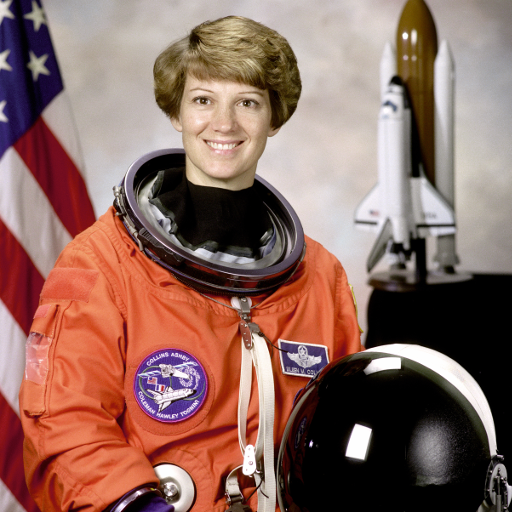
#> input picture skimage.data.astronaut(), 512 x 512 px
$ jupyter execute --allow-errors Seminar_4_wv.ipynb   (shell and % lines are left out)
#> lines starting #> are read from the running program, lines starting #| are printed output that depends on the picture; long printed decimals are rounded
<center>

# [Компьютерное зрение](https://cogmodel.mipt.ru/wiki/index.php/%D0%9A%D0%BE%D0%BC%D0%BF%D1%8C%D1%8E%D1%82%D0%B5%D1%80%D0%BD%D0%BE%D0%B5_%D0%B7%D1%80%D0%B5%D0%BD%D0%B8%D0%B5)

## <center> Семинар 4 - Интерполяция изображений, геометрия формирования изображения и калибровка камеры

<a target="_blank" href="https://colab.research.google.com/github/alexmelekhin/cv_course_2023/blob/main/seminars/seminar_04/Seminar_4.ipynb">

</a>

***

[cell 1]
from pathlib import Path

import cv2
import skimage
import numpy as np
import matplotlib.pyplot as plt

# Интерполяция изображений.

Задача - эффективно уменьшить/увеличить изображение.

Рассмотрим несколько методов интерполяции.

## а) Интерполяция по ближайшему пикселю

Самая простая и самая быстрая, однако она приводит к сильным артефактам.

## б) Билинейная интерполяция

Лучше по качеству, но требует больше вычислений и вдобавок размывает границы объектов.

## в) Бикубическая интерполяция

Еще лучше в непрерывных областях, но на границе возникает [эффект гало](https://ru.wikipedia.org/wiki/Гало) (более темная полоса вдоль темного края границы и светлая вдоль светлого).

## Примеры

Согласно учебнику [OpenCV](https://docs.opencv.org/3.4/da/d6e/tutorial_py_geometric_transformations.html) для **сжатия изображения** — наиболее предпочтительным методом интерполяции является `cv.INTER_AREA`,
**для увеличения изображения** — наиболее предпочтительны методы интерполяции: `cv.INTER_CUBIC` (медленный) и `cv.INTER_LINEAR`.

[cell 2]
interpolation_algorithm = [
    ("nearest", cv2.INTER_NEAREST),
    ("bilinear", cv2.INTER_LINEAR),
    ("bicubic", cv2.INTER_CUBIC),
    ("area", cv2.INTER_AREA),
    ("lanczos4", cv2.INTER_LANCZOS4)
]

def resize_by_factor(
    img: np.array,
    factor: float,
) -> None:

    height, width = img.shape[:2]
    height2, width2 = int(height*factor), int(width*factor)

    print(f'orig size: h={height}, w={width}, resised size: h={height2}, w={width2}')

    fig, axes = plt.subplots(
        nrows=len(interpolation_algorithm),
        sharex=True,
        sharey=True,
        figsize=(3, 20)
    )

    imgs = []
    for i in range(len(interpolation_algorithm)):

        img_resized = cv2.resize(
            src=img,
            dsize=(width2, height2),
            interpolation=interpolation_algorithm[i][1],
        )

        axes[i].imshow(img_resized, cmap='Greys_r')
        axes[i].set_title(
            f"{interpolation_algorithm[i][0]}, shape = {img_resized.shape}",
        )

### Оригинальное изображение

[cell 3]
IMG_PATH = "data/a_letter.png"

if not Path(IMG_PATH).exists():
    !git clone https://github.com/Ladanovasv/cv-course-2023.git
    !mv cv_course_2023/seminars/seminar_04/data .

a_letter_img = cv2.imread(IMG_PATH, cv2.IMREAD_GRAYSCALE)

plt.figure(figsize=(3, 3))
#> (the rest of this cell did not finish here and is left out)

### Увеличение

#> (a cell that did not finish here is left out)

### Уменьшение

#> (a cell that did not finish here is left out)


## Вопрос 1

Можно ли реализовать сжатие изображений на свертках? Как подбирать параметры ядра? Приведите примеры + код

**Ответ: да**
### реализация с помощью афинного преобразования

[cell 6]
def resize_image(image, t = [1, 1]):
    H, W = image.shape
    kernel = np.array([
          [t[0], 0,    0],
          [0,    t[1], 0],
          [0,    0,    1],
    ])
    # kernel = np.ones((5, 5)) / 25

    dst = np.zeros((int(H * t[1]), int(W * t[0])))
    for x in range(H):
        for y in range(W):

            p = np.dot(kernel, [x, y, 1])
            px, py = int(p[0]), int(p[1])
            if px >= 0 and px < W and py >= 0 and py < H:
                dst[py, px] = image[y, x]

    return dst
    return cv2.filter2D(image, -1, kernel)

def resize_visualization(
    img: np.array,
) -> None:

    plt.figure(figsize=(3, 3))
    plt.imshow(img, cmap="Greys_r")
    plt.title(f"Image, shape = {img.shape}")

[cell 7]
a_letter_img = cv2.imread(IMG_PATH, cv2.IMREAD_GRAYSCALE)
#> (the rest of this cell did not finish here and is left out)

[cell 8]
a_letter_img = cv2.imread(IMG_PATH, cv2.IMREAD_GRAYSCALE)
#> (the rest of this cell did not finish here and is left out)

[cell 9]
a_letter_img = cv2.imread(IMG_PATH, cv2.IMREAD_GRAYSCALE)
#> (the rest of this cell did not finish here and is left out)

[cell 10]
a_letter_img = cv2.imread(IMG_PATH, cv2.IMREAD_GRAYSCALE)
#> (the rest of this cell did not finish here and is left out)

# Трансформация изображений

Реализуется с помощью матриц 3x3

## Поворот (Rotation)

Входные параметры: угол поворота (angle)

```python
matrix = np.array([
      [np.cos(angle),  np.sin(angle), 0],
      [-np.sin(angle), np.cos(angle), 0],
      [0,              0,             1],
])
```

## Растяжение/сжатие (Scale)

Входные параметры: фактор растяжения (tx, ty)

```python
matrix = np.array([
      [t[0], 0,    0],
      [0,    t[1], 0],
      [0,    0,    1],
])
```

## Перенос (translation)

Входные параметры: фактор переноса (tx, ty)

```python
matrix = np.array([
      [1,  0, t[0]],
      [0,  1, t[1]],
      [0,  0,    1],
])
```

## Сдвиг (shearing)

Входные параметры: фактор сдвига (tx, ty)

```python
matrix_horisontal = np.array([
      [1,    t[0], 0],
      [t[1], 1,    0],
      [0,    0,    1],
])
```

## Вопрос 2

Реализуйте функцию, которая принимает изображение и матрицу преобразования, и реализует афинную трансформацию. Не забудьте про центрирование.

Идея - афинное перемещение пикселей изображения.

[cell 11]
def affine_transform(
    img: np.array,
    mat: np.array,
) -> np.array:

    # transfromed image
    transfromed_img = np.zeros_like(img)

    # image shape
    H, W = img.shape[:2]

    # center of the img
    cx, cy = (H + 1) // 2 - 1, (W + 1) // 2 - 1

    mat_centr = make_translation((cx, cy))
    mat_uncentr = make_translation((-cx, -cy))
    for x in range(H):
        for y in range(W):

            p = mat_centr @ mat @ mat_uncentr @ [x, y, 1]
            px, py = int(p[0]), int(p[1])
            if px >= 0 and px < W and py >= 0 and py < H:
                transfromed_img[py, px] = img[y, x]


    return transfromed_img

[cell 12]
def make_rotation(
    params,
) -> np.array:

    angle = params[0]

    mat = np.array([
      [np.cos(angle),  np.sin(angle), 0],
      [-np.sin(angle), np.cos(angle), 0],
      [0,              0,             1],
])

    return mat

def make_scaling(
    params,
) -> np.array:

    tx, ty = params[0], params[1]

    mat = np.array([
      [tx, 0,    0],
      [0,    ty, 0],
      [0,    0,    1],
])

    return mat

def make_translation(
    params,
) -> np.array:

    tx, ty = params[0], params[1]

    mat = np.array([
      [1,  0, tx],
      [0,  1, ty],
      [0,  0,    1],
])

    return mat

def make_shearing(
    params,
) -> np.array:

    tx, ty = params[0], params[1]

    mat = np.array([
      [1,    tx, 0],
      [ty, 1,    0],
      [0,    0,    1],
])

    return mat

Проверьте код на примере изображения c астронавтом

[cell 13]
import ipywidgets
from skimage import data

img = data.astronaut()
#> img is the input picture: shape (512, 512, 3); mean R, G, B 141.6, 105.8, 96.5

#resize image for much faster affine processing
img = cv2.resize(
    src=img,
    dsize = None,
    fx=0.3,
    fy=0.3,
    interpolation=cv2.INTER_AREA,
)
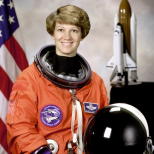
#> img: shape (154, 154, 3); mean R, G, B 141.2, 105.5, 96.3
#> the sliders are set to angle = 0.0

@ipywidgets.interact(
    angle=ipywidgets.FloatSlider(
        min=-3.14, max=3.14,
        step=0.01, value=0.,
    ),
)
def play_with_params(
    angle: float
) -> None:

    # an example
    mat = make_rotation(
        (angle,),
    )

    transformed_img = affine_transform(
        img=img,
        mat=mat
    )

    median = cv2.medianBlur(transformed_img, 3)
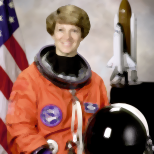
#> median: shape (154, 154, 3); mean R, G, B 141.5, 105.5, 96
#> the sliders are set to trans_tx = 0.0, trans_ty = 0.0, scale_tx = 1.0, scale_ty = 1.0, shearing_tx = 0.0, shearing_ty = 0.0, angle = 0.0
    plt.imshow(median)

## Вопрос 3

Запустите все 4 преобразования. Изменяйте параметры алгоритма. Имеются ли пиксели, которые никуда не перешли в результате трансформации? Что с ними можно сделать?

**Ответ:  я просто обрезала**

[cell 14]
import ipywidgets
from skimage import data

img = data.astronaut()

#resize image for much faster affine processing
img = cv2.resize(
    src=img,
    dsize = None,
    fx=0.3,
    fy=0.3,
    interpolation=cv2.INTER_AREA,
)

@ipywidgets.interact(
    trans_tx=ipywidgets.FloatSlider(
        min=-50, max=50,
        step=1, value=0.,
    ),

    trans_ty=ipywidgets.FloatSlider(
        min=-50, max=50,
        step=1, value=0.,
    ),

    scale_tx=ipywidgets.FloatSlider(
        min=0.5, max=3,
        step=0.01, value=1.,
    ),

    scale_ty=ipywidgets.FloatSlider(
        min=0.5, max=3,
        step=0.01, value=1.,
    ),

    shearing_tx=ipywidgets.FloatSlider(
        min=0, max=3,
        step=0.01, value=0.,
    ),

    shearing_ty=ipywidgets.FloatSlider(
        min=0, max=3,
        step=0.01, value=0.,
    ),

    angle=ipywidgets.FloatSlider(
        min=-3.14, max=3.14,
        step=0.01, value=0.,
    ),
)
def play_with_params(
    trans_tx: float,
    trans_ty: float,
    scale_tx: float,
    scale_ty: float,
    shearing_tx: float,
    shearing_ty: float,
    angle: float
) -> None:

    # an example
    rot_mat = make_rotation(
        (angle,),
    )

    trans_mat = make_translation(
        (trans_tx, trans_ty),
    )

    scal_mat = make_scaling(
        (scale_tx, scale_ty),
    )

    shear_mat = make_shearing(
        (shearing_tx, shearing_ty),
    )

    mat = rot_mat @ trans_mat @ scal_mat @ shear_mat

    transformed_img = affine_transform(
        img=img,
        mat=mat
    )

    plt.imshow(transformed_img)

# Формирование изображения

## Внешние параметры камеры

Некоторые камеры-обскуры вносят значительные искажения в изображения. Два основных вида искажений - это радиальные искажения и тангенциальные искажения.

**Радиальные искажения** возникают из-за неидеальности линз и приводит к тому, что прямые линии кажутся изогнутыми.

**Тангенциальные искажения** возникают из-за того, что объектив для съемки изображения не выровнен идеально параллельно плоскости изображения. Таким образом, некоторые области на изображении могут выглядеть ближе, чем ожидалось.

Виды радиального искажения:
<figure>

<figcaption>Barrel distortion (Positive k1 > 0)</figcaption>

<figcaption>Pincushion distortion (Negative k1 < 0)</figcaption>

<figcaption>Mustache distortion (Complex)</figcaption>
</figure>

Формулы:

$x_{dist} = x\frac{1+k_{1}r^{2}+k_{2}r^{4} + k_{3}r^{6}}{1+k_{4}r^{2}+k_{5}r^{4} + k_{6}r^{6}} + 2p_{1}xy + p_{2}(r^{2} + 2x^{2})$

$y_{dist} = y\frac{1+k_{1}r^{2}+k_{2}r^{4} + k_{3}r^{6}}{1+k_{4}r^{2}+k_{5}r^{4} + k_{6}r^{6}} + p_{1}(r^{2} + 2y^{2}) + 2p_{2}xy$,

где $r^{2} = x^{2} + y^{2}$

Таким образом, параметры радиальной дисторсии - ($k_{1}, \cdots, k_{6}$), тангенциальной дисторсии - ($p_{1}, p_{2}$)

В дополнение к этому нам нужны внутренние и внешние параметры камеры. Внутренние параметры специфичны для конкретной камеры. Они включают в себя такую информацию, как фокусное расстояние (fx,fy) и оптические центры (cx, cy). Фокусное расстояние и оптические центры могут быть использованы для создания матрицы камеры, которую можно использовать для устранения искажений, вызванных объективами конкретной камеры. Матрица камеры уникальна для конкретной камеры, поэтому после расчета ее можно повторно использовать на других изображениях, сделанных той же камерой.

## Вопрос 4

Запишите выражение связи точек в координатной системе камеры (X, Y, Z) c проекцией (изображением), зная параметры дисторсии и параметры камеры.

**Ответ:**

s * [x, y, 1]^T = K * [R | t] * [X, Y, Z, 1]^T

R матрица поворота world coordinates в camera coordinates
t вектор трансляции world coordinates to camera coordinates

K = [fx s cx 0 fy cy 0 0 1]

u_d = u * (1 + k_1 * r^2 + k_2 * r^4 + k_3 * r^6)
v_d = v * (1 + k_1 * r^2 + k_2 * r^4 + k_3 * r^6)

r^2 = x^2 + y^2

## Вопрос 5

Найдите параметры вашей камеры мобильного телефона.

Используйте шаблон шахматной доски. Можете воспользоваться ресурсом https://markhedleyjones.com/projects/calibration-checkerboard-collection  - здесь можно выбрать необходимый размер и подготовить pdf с доской. Во время печати не забудьте проверить, что масштаб не меняется (часто в параметрах печати по умолчанию установлен флаг "scale to fit page").

Воспользуйтесь [туториалом OpenCV](https://docs.opencv.org/4.x/dc/dbb/tutorial_py_calibration.html).

В ответе требуется:

1. Загрузить все сделанные фотографии (туториал рекомендует использовать не менее 10-ти изображений) в папку `./data/calibr_images`. Написанный код должен воспроизводить ваши результаты без дополнительных манипуляций.
2. Вывести найденные параметры калибровки (intrinsic матрицу и параметры дисторсии).
3. Отобразить изображения до и после устранения дисторсии.
4. Посчитать ошибку репроектирования (см. туториал opencv).

[cell 15]
import numpy as np
import cv2 as cv
import glob
# from google.colab.patches import cv2_imshow
# termination criteria
criteria = (cv.TERM_CRITERIA_EPS + cv.TERM_CRITERIA_MAX_ITER, 25, 0.001)
# prepare object points, like (0,0,0), (1,0,0), (2,0,0) ....,(6,5,0)
objp = np.zeros((6*8,3), np.float32)
objp[:,:2] = np.mgrid[0:8,0:6].T.reshape(-1,2)
# Arrays to store object points and image points from all the images.
objpoints = [] # 3d point in real world space
imgpoints = [] # 2d points in image plane.
images = glob.glob('./data/calibr_images/*.jpg')
for fname in images:
    img = cv.imread(fname)
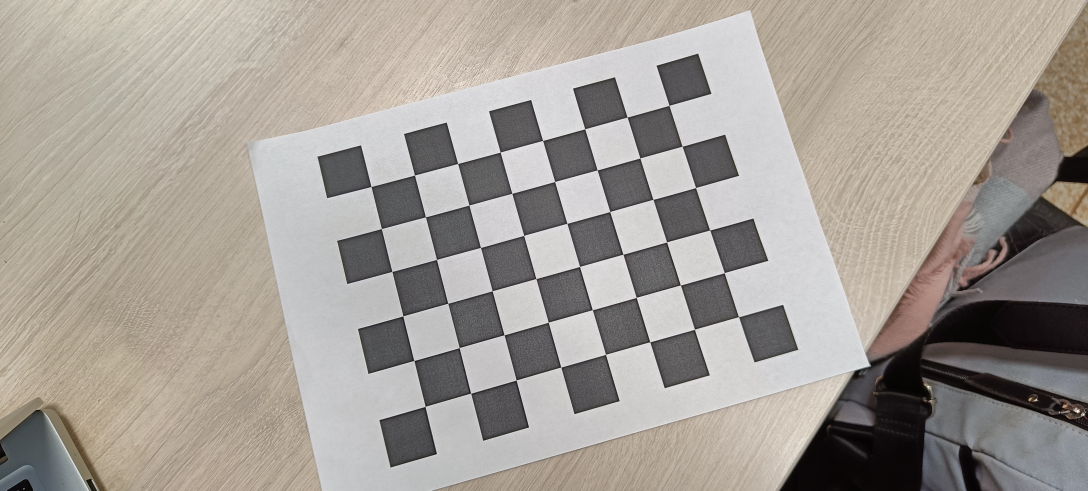
#> input picture seminars/seminar_04/data/calibr_images/IMG20230222164235.jpg, 3264 x 1472 px (shown at 1/3 size)
#> img is the input picture: shape (1472, 3264, 3); mean B, G, R 150.5, 157.5, 163.9
    gray = cv.cvtColor(img, cv.COLOR_BGR2GRAY)
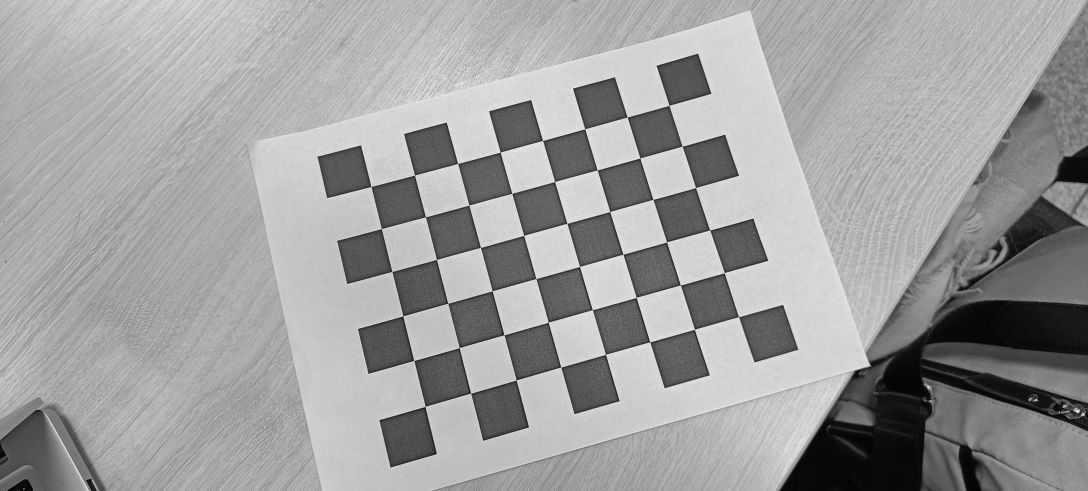
#> gray: shape (1472, 3264) (shown at 1/3 size); min 0, max 255, mean 158.7
    # Find the chess board corners
    ret, corners = cv.findChessboardCorners(gray, (8, 6), None)
#> ret = True; corners = 48 rows, first 8: [1113.6, 560.3], [1244.4, 526.2], [1373.7, 491.4], [1501.4, 457.2], [1628.6, 422.4], [1755.1, 387.4], [1882.2, 352.2], [2007.6, 317.1]
    # If found, add object points, image points (after refining them)
    if ret == True:
        objpoints.append(objp)
        corners2 = cv.cornerSubPix(gray,corners, (11,11), (-1,-1), criteria)
#> corners2 = 48 rows, first 8: [1113.8, 560.4], [1244.4, 526.2], [1373.8, 491.5], [1501.4, 457.2], [1628.7, 422.4], [1755.1, 387.4], [1882.3, 352.2], [2007.8, 317.1]
        imgpoints.append(corners2)
        # Draw and display the corners
        cv.drawChessboardCorners(img, (8,6), corners2, ret)
        # cv.imshow('img', img)
        # cv2_imshow(img)
        cv.waitKey(500)
cv.destroyAllWindows()

[cell 16]
ret, mtx, dist, rvecs, tvecs = cv2.calibrateCamera(objpoints, imgpoints, gray.shape[::-1], None, None)
#> ret = 0.537; mtx = [[1882.2, 0, 1624.2], [0, 1884.3, 773.5], [0, 0, 1]]; dist = [[0.0638, 0.847, -0.0045, -0.00154, -8.01]]; rvecs = ([-0.164, -0.0166, -0.274],); tvecs = ([-3.81, -1.59, 14.18],)

[cell 17]
dist
#> Out = [[0.0638, 0.847, -0.0045, -0.00154, -8.01]]

[cell 18]
rvecs
#> Out = ([-0.164, -0.0166, -0.274],)

[cell 19]
tvecs
#> Out = ([-3.81, -1.59, 14.18],)

[cell 20]
ret
#> Out = 0.537

[cell 21]
mtx
#> Out has the same summary as mtx

[cell 22]
img = cv.imread("./data/calibr_images/IMG20230222164231.jpg")
#> (the rest of this cell did not finish here and is left out)

#> (a cell that did not finish here is left out)

#> (a cell that did not finish here is left out)

#> (a cell that did not finish here is left out)

[cell 26]
mean_error = 0
for i in range(len(objpoints)):
    imgpoints2, _ = cv.projectPoints(objpoints[i], rvecs[i], tvecs[i], mtx, dist)
    error = cv.norm(imgpoints[i], imgpoints2, cv.NORM_L2)/len(imgpoints2)
    mean_error += error
#> this loop made 1 pass
#> (error, mean_error) on pass 1: (0.0775, 0.0775)
#> after the loop, mean_error = 0.0775
print( "total error: {}".format(mean_error/len(objpoints)) )
#| total error: 0.07746
